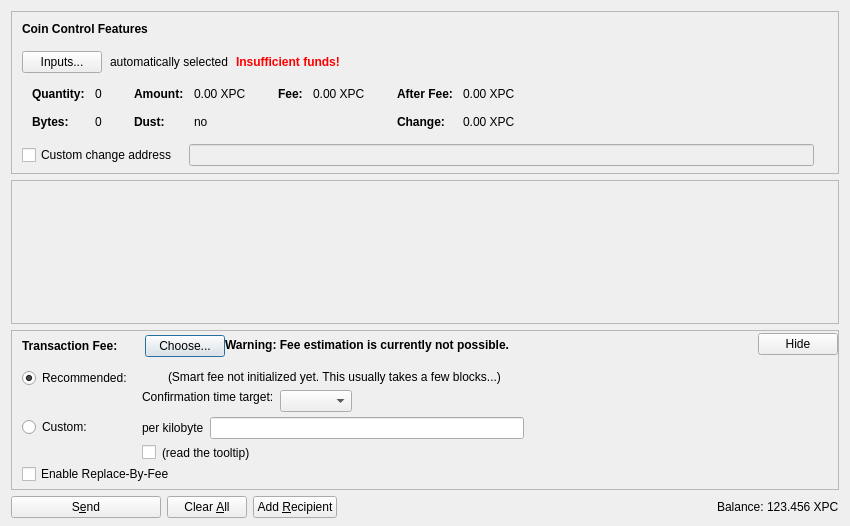
<?xml version="1.0" encoding="UTF-8"?>
<ui version="4.0">
 <class>SendCoinsDialog</class>
 <widget class="QDialog" name="SendCoinsDialog">
  <property name="geometry">
   <rect>
    <x>0</x>
    <y>0</y>
    <width>850</width>
    <height>526</height>
   </rect>
  </property>
  <property name="windowTitle">
   <string>Send Coins</string>
  </property>
  <layout class="QVBoxLayout" name="verticalLayout" stretch="0,1,0,0">
   <property name="bottomMargin">
    <number>8</number>
   </property>
   <item>
    <widget class="QFrame" name="frameCoinControl">
     <property name="sizePolicy">
      <sizepolicy hsizetype="Expanding" vsizetype="Expanding">
       <horstretch>0</horstretch>
       <verstretch>0</verstretch>
      </sizepolicy>
     </property>
     <property name="maximumSize">
      <size>
       <width>16777215</width>
       <height>16777215</height>
      </size>
     </property>
     <property name="frameShape">
      <enum>QFrame::StyledPanel</enum>
     </property>
     <property name="frameShadow">
      <enum>QFrame::Sunken</enum>
     </property>
     <layout class="QVBoxLayout" name="verticalLayoutCoinControl2">
      <property name="spacing">
       <number>0</number>
      </property>
      <property name="leftMargin">
       <number>0</number>
      </property>
      <property name="topMargin">
       <number>0</number>
      </property>
      <property name="rightMargin">
       <number>0</number>
      </property>
      <property name="bottomMargin">
       <number>6</number>
      </property>
      <item>
       <layout class="QVBoxLayout" name="verticalLayoutCoinControl" stretch="0,0,0,0,1">
        <property name="spacing">
         <number>0</number>
        </property>
        <property name="leftMargin">
         <number>10</number>
        </property>
        <property name="topMargin">
         <number>10</number>
        </property>
        <item>
         <layout class="QHBoxLayout" name="horizontalLayoutCoinControl1">
          <property name="bottomMargin">
           <number>15</number>
          </property>
          <item>
           <widget class="QLabel" name="labelCoinControlFeatures">
            <property name="sizePolicy">
             <sizepolicy hsizetype="Preferred" vsizetype="Maximum">
              <horstretch>0</horstretch>
              <verstretch>0</verstretch>
             </sizepolicy>
            </property>
            <property name="font">
             <font>
              <weight>75</weight>
              <bold>true</bold>
             </font>
            </property>
            <property name="styleSheet">
             <string notr="true">font-weight:bold;</string>
            </property>
            <property name="text">
             <string>Coin Control Features</string>
            </property>
           </widget>
          </item>
         </layout>
        </item>
        <item>
         <layout class="QHBoxLayout" name="horizontalLayoutCoinControl2" stretch="0,0,0,0">
          <property name="spacing">
           <number>8</number>
          </property>
          <property name="bottomMargin">
           <number>10</number>
          </property>
          <item>
           <widget class="QPushButton" name="pushButtonCoinControl">
            <property name="styleSheet">
             <string notr="true"/>
            </property>
            <property name="text">
             <string>Inputs...</string>
            </property>
            <property name="autoDefault">
             <bool>false</bool>
            </property>
           </widget>
          </item>
          <item>
           <widget class="QLabel" name="labelCoinControlAutomaticallySelected">
            <property name="text">
             <string>automatically selected</string>
            </property>
            <property name="margin">
             <number>5</number>
            </property>
           </widget>
          </item>
          <item>
           <widget class="QLabel" name="labelCoinControlInsuffFunds">
            <property name="font">
             <font>
              <weight>75</weight>
              <bold>true</bold>
             </font>
            </property>
            <property name="styleSheet">
             <string notr="true">color:red;font-weight:bold;</string>
            </property>
            <property name="text">
             <string>Insufficient funds!</string>
            </property>
            <property name="margin">
             <number>5</number>
            </property>
           </widget>
          </item>
          <item>
           <spacer name="horizontalSpacerCoinControl">
            <property name="orientation">
             <enum>Qt::Horizontal</enum>
            </property>
            <property name="sizeHint" stdset="0">
             <size>
              <width>40</width>
              <height>1</height>
             </size>
            </property>
           </spacer>
          </item>
         </layout>
        </item>
        <item>
         <widget class="QWidget" name="widgetCoinControl" native="true">
          <property name="sizePolicy">
           <sizepolicy hsizetype="Preferred" vsizetype="Preferred">
            <horstretch>0</horstretch>
            <verstretch>0</verstretch>
           </sizepolicy>
          </property>
          <property name="minimumSize">
           <size>
            <width>0</width>
            <height>0</height>
           </size>
          </property>
          <property name="styleSheet">
           <string notr="true"/>
          </property>
          <layout class="QHBoxLayout" name="horizontalLayoutCoinControl5">
           <property name="leftMargin">
            <number>0</number>
           </property>
           <property name="topMargin">
            <number>0</number>
           </property>
           <property name="rightMargin">
            <number>0</number>
           </property>
           <property name="bottomMargin">
            <number>0</number>
           </property>
           <item>
            <layout class="QHBoxLayout" name="horizontalLayoutCoinControl3" stretch="0,0,0,1">
             <property name="spacing">
              <number>20</number>
             </property>
             <property name="topMargin">
              <number>0</number>
             </property>
             <property name="bottomMargin">
              <number>10</number>
             </property>
             <item>
              <layout class="QFormLayout" name="formLayoutCoinControl1">
               <property name="horizontalSpacing">
                <number>10</number>
               </property>
               <property name="verticalSpacing">
                <number>14</number>
               </property>
               <property name="leftMargin">
                <number>10</number>
               </property>
               <property name="topMargin">
                <number>4</number>
               </property>
               <property name="rightMargin">
                <number>6</number>
               </property>
               <item row="0" column="0">
                <widget class="QLabel" name="labelCoinControlQuantityText">
                 <property name="font">
                  <font>
                   <weight>75</weight>
                   <bold>true</bold>
                  </font>
                 </property>
                 <property name="text">
                  <string>Quantity:</string>
                 </property>
                 <property name="margin">
                  <number>0</number>
                 </property>
                </widget>
               </item>
               <item row="0" column="1">
                <widget class="QLabel" name="labelCoinControlQuantity">
                 <property name="cursor">
                  <cursorShape>IBeamCursor</cursorShape>
                 </property>
                 <property name="contextMenuPolicy">
                  <enum>Qt::ActionsContextMenu</enum>
                 </property>
                 <property name="text">
                  <string notr="true">0</string>
                 </property>
                 <property name="margin">
                  <number>0</number>
                 </property>
                 <property name="textInteractionFlags">
                  <set>Qt::LinksAccessibleByMouse|Qt::TextSelectableByKeyboard|Qt::TextSelectableByMouse</set>
                 </property>
                </widget>
               </item>
               <item row="1" column="0">
                <widget class="QLabel" name="labelCoinControlBytesText">
                 <property name="font">
                  <font>
                   <weight>75</weight>
                   <bold>true</bold>
                  </font>
                 </property>
                 <property name="text">
                  <string>Bytes:</string>
                 </property>
                </widget>
               </item>
               <item row="1" column="1">
                <widget class="QLabel" name="labelCoinControlBytes">
                 <property name="cursor">
                  <cursorShape>IBeamCursor</cursorShape>
                 </property>
                 <property name="contextMenuPolicy">
                  <enum>Qt::ActionsContextMenu</enum>
                 </property>
                 <property name="text">
                  <string notr="true">0</string>
                 </property>
                 <property name="textInteractionFlags">
                  <set>Qt::LinksAccessibleByMouse|Qt::TextSelectableByKeyboard|Qt::TextSelectableByMouse</set>
                 </property>
                </widget>
               </item>
              </layout>
             </item>
             <item>
              <layout class="QFormLayout" name="formLayoutCoinControl2">
               <property name="horizontalSpacing">
                <number>10</number>
               </property>
               <property name="verticalSpacing">
                <number>14</number>
               </property>
               <property name="leftMargin">
                <number>6</number>
               </property>
               <property name="topMargin">
                <number>4</number>
               </property>
               <property name="rightMargin">
                <number>6</number>
               </property>
               <item row="0" column="0">
                <widget class="QLabel" name="labelCoinControlAmountText">
                 <property name="font">
                  <font>
                   <weight>75</weight>
                   <bold>true</bold>
                  </font>
                 </property>
                 <property name="text">
                  <string>Amount:</string>
                 </property>
                 <property name="margin">
                  <number>0</number>
                 </property>
                </widget>
               </item>
               <item row="0" column="1">
                <widget class="QLabel" name="labelCoinControlAmount">
                 <property name="cursor">
                  <cursorShape>IBeamCursor</cursorShape>
                 </property>
                 <property name="contextMenuPolicy">
                  <enum>Qt::ActionsContextMenu</enum>
                 </property>
                 <property name="text">
                  <string notr="true">0.00 XPC</string>
                 </property>
                 <property name="textInteractionFlags">
                  <set>Qt::LinksAccessibleByMouse|Qt::TextSelectableByKeyboard|Qt::TextSelectableByMouse</set>
                 </property>
                </widget>
               </item>
               <item row="1" column="0">
                <widget class="QLabel" name="labelCoinControlLowOutputText">
                 <property name="font">
                  <font>
                   <weight>75</weight>
                   <bold>true</bold>
                  </font>
                 </property>
                 <property name="text">
                  <string>Dust:</string>
                 </property>
                </widget>
               </item>
               <item row="1" column="1">
                <widget class="QLabel" name="labelCoinControlLowOutput">
                 <property name="cursor">
                  <cursorShape>IBeamCursor</cursorShape>
                 </property>
                 <property name="contextMenuPolicy">
                  <enum>Qt::ActionsContextMenu</enum>
                 </property>
                 <property name="text">
                  <string notr="true">no</string>
                 </property>
                 <property name="textInteractionFlags">
                  <set>Qt::LinksAccessibleByMouse|Qt::TextSelectableByKeyboard|Qt::TextSelectableByMouse</set>
                 </property>
                </widget>
               </item>
              </layout>
             </item>
             <item>
              <layout class="QFormLayout" name="formLayoutCoinControl3">
               <property name="horizontalSpacing">
                <number>10</number>
               </property>
               <property name="verticalSpacing">
                <number>14</number>
               </property>
               <property name="leftMargin">
                <number>6</number>
               </property>
               <property name="topMargin">
                <number>4</number>
               </property>
               <property name="rightMargin">
                <number>6</number>
               </property>
               <item row="0" column="0">
                <widget class="QLabel" name="labelCoinControlFeeText">
                 <property name="font">
                  <font>
                   <weight>75</weight>
                   <bold>true</bold>
                  </font>
                 </property>
                 <property name="text">
                  <string>Fee:</string>
                 </property>
                 <property name="margin">
                  <number>0</number>
                 </property>
                </widget>
               </item>
               <item row="0" column="1">
                <widget class="QLabel" name="labelCoinControlFee">
                 <property name="cursor">
                  <cursorShape>IBeamCursor</cursorShape>
                 </property>
                 <property name="contextMenuPolicy">
                  <enum>Qt::ActionsContextMenu</enum>
                 </property>
                 <property name="text">
                  <string notr="true">0.00 XPC</string>
                 </property>
                 <property name="textInteractionFlags">
                  <set>Qt::LinksAccessibleByMouse|Qt::TextSelectableByKeyboard|Qt::TextSelectableByMouse</set>
                 </property>
                </widget>
               </item>
              </layout>
             </item>
             <item>
              <layout class="QFormLayout" name="formLayoutCoinControl4">
               <property name="horizontalSpacing">
                <number>10</number>
               </property>
               <property name="verticalSpacing">
                <number>14</number>
               </property>
               <property name="leftMargin">
                <number>6</number>
               </property>
               <property name="topMargin">
                <number>4</number>
               </property>
               <property name="rightMargin">
                <number>6</number>
               </property>
               <item row="0" column="0">
                <widget class="QLabel" name="labelCoinControlAfterFeeText">
                 <property name="font">
                  <font>
                   <weight>75</weight>
                   <bold>true</bold>
                  </font>
                 </property>
                 <property name="text">
                  <string>After Fee:</string>
                 </property>
                 <property name="margin">
                  <number>0</number>
                 </property>
                </widget>
               </item>
               <item row="0" column="1">
                <widget class="QLabel" name="labelCoinControlAfterFee">
                 <property name="cursor">
                  <cursorShape>IBeamCursor</cursorShape>
                 </property>
                 <property name="contextMenuPolicy">
                  <enum>Qt::ActionsContextMenu</enum>
                 </property>
                 <property name="text">
                  <string notr="true">0.00 XPC</string>
                 </property>
                 <property name="textInteractionFlags">
                  <set>Qt::LinksAccessibleByMouse|Qt::TextSelectableByKeyboard|Qt::TextSelectableByMouse</set>
                 </property>
                </widget>
               </item>
               <item row="1" column="0">
                <widget class="QLabel" name="labelCoinControlChangeText">
                 <property name="font">
                  <font>
                   <weight>75</weight>
                   <bold>true</bold>
                  </font>
                 </property>
                 <property name="text">
                  <string>Change:</string>
                 </property>
                </widget>
               </item>
               <item row="1" column="1">
                <widget class="QLabel" name="labelCoinControlChange">
                 <property name="cursor">
                  <cursorShape>IBeamCursor</cursorShape>
                 </property>
                 <property name="contextMenuPolicy">
                  <enum>Qt::ActionsContextMenu</enum>
                 </property>
                 <property name="text">
                  <string notr="true">0.00 XPC</string>
                 </property>
                 <property name="textInteractionFlags">
                  <set>Qt::LinksAccessibleByMouse|Qt::TextSelectableByKeyboard|Qt::TextSelectableByMouse</set>
                 </property>
                </widget>
               </item>
              </layout>
             </item>
            </layout>
           </item>
          </layout>
         </widget>
        </item>
        <item>
         <layout class="QHBoxLayout" name="horizontalLayoutCoinControl4" stretch="0,0,0">
          <property name="spacing">
           <number>12</number>
          </property>
          <property name="sizeConstraint">
           <enum>QLayout::SetDefaultConstraint</enum>
          </property>
          <property name="topMargin">
           <number>5</number>
          </property>
          <property name="rightMargin">
           <number>5</number>
          </property>
          <item>
           <widget class="QCheckBox" name="checkBoxCoinControlChange">
            <property name="toolTip">
             <string>If this is activated, but the change address is empty or invalid, change will be sent to a newly generated address.</string>
            </property>
            <property name="text">
             <string>Custom change address</string>
            </property>
           </widget>
          </item>
          <item>
           <widget class="QValidatedLineEdit" name="lineEditCoinControlChange">
            <property name="enabled">
             <bool>false</bool>
            </property>
            <property name="sizePolicy">
             <sizepolicy hsizetype="Expanding" vsizetype="Fixed">
              <horstretch>0</horstretch>
              <verstretch>0</verstretch>
             </sizepolicy>
            </property>
           </widget>
          </item>
          <item>
           <widget class="QLabel" name="labelCoinControlChangeLabel">
            <property name="sizePolicy">
             <sizepolicy hsizetype="Preferred" vsizetype="Expanding">
              <horstretch>0</horstretch>
              <verstretch>0</verstretch>
             </sizepolicy>
            </property>
            <property name="minimumSize">
             <size>
              <width>0</width>
              <height>0</height>
             </size>
            </property>
            <property name="text">
             <string/>
            </property>
            <property name="margin">
             <number>3</number>
            </property>
           </widget>
          </item>
         </layout>
        </item>
        <item>
         <spacer name="verticalSpacerCoinControl">
          <property name="orientation">
           <enum>Qt::Vertical</enum>
          </property>
          <property name="sizeHint" stdset="0">
           <size>
            <width>800</width>
            <height>1</height>
           </size>
          </property>
         </spacer>
        </item>
       </layout>
      </item>
     </layout>
    </widget>
   </item>
   <item>
    <widget class="QScrollArea" name="scrollArea">
     <property name="widgetResizable">
      <bool>true</bool>
     </property>
     <widget class="QWidget" name="scrollAreaWidgetContents">
      <property name="geometry">
       <rect>
        <x>0</x>
        <y>0</y>
        <width>830</width>
        <height>104</height>
       </rect>
      </property>
      <layout class="QVBoxLayout" name="verticalLayout_2" stretch="0,1">
       <property name="leftMargin">
        <number>0</number>
       </property>
       <property name="topMargin">
        <number>0</number>
       </property>
       <property name="rightMargin">
        <number>0</number>
       </property>
       <property name="bottomMargin">
        <number>0</number>
       </property>
       <item>
        <layout class="QVBoxLayout" name="entries">
         <property name="spacing">
          <number>6</number>
         </property>
        </layout>
       </item>
       <item>
        <spacer name="verticalSpacer">
         <property name="orientation">
          <enum>Qt::Vertical</enum>
         </property>
         <property name="sizeHint" stdset="0">
          <size>
           <width>20</width>
           <height>40</height>
          </size>
         </property>
        </spacer>
       </item>
      </layout>
     </widget>
    </widget>
   </item>
   <item>
    <widget class="QFrame" name="frameFee">
     <property name="sizePolicy">
      <sizepolicy hsizetype="Expanding" vsizetype="Expanding">
       <horstretch>0</horstretch>
       <verstretch>0</verstretch>
      </sizepolicy>
     </property>
     <property name="maximumSize">
      <size>
       <width>16777215</width>
       <height>16777215</height>
      </size>
     </property>
     <property name="frameShape">
      <enum>QFrame::StyledPanel</enum>
     </property>
     <property name="frameShadow">
      <enum>QFrame::Sunken</enum>
     </property>
     <layout class="QVBoxLayout" name="verticalLayoutFee1">
      <property name="spacing">
       <number>0</number>
      </property>
      <property name="leftMargin">
       <number>0</number>
      </property>
      <property name="topMargin">
       <number>0</number>
      </property>
      <property name="rightMargin">
       <number>0</number>
      </property>
      <property name="bottomMargin">
       <number>0</number>
      </property>
      <item>
       <layout class="QVBoxLayout" name="verticalLayoutFee2" stretch="0,0,0">
        <property name="spacing">
         <number>0</number>
        </property>
        <property name="leftMargin">
         <number>10</number>
        </property>
        <property name="topMargin">
         <number>0</number>
        </property>
        <item>
         <layout class="QHBoxLayout" name="horizontalLayoutFee1">
          <property name="bottomMargin">
           <number>0</number>
          </property>
          <item>
           <layout class="QVBoxLayout" name="verticalLayoutFee7">
            <property name="spacing">
             <number>0</number>
            </property>
            <item>
             <spacer name="verticalSpacerSmartFee">
              <property name="orientation">
               <enum>Qt::Vertical</enum>
              </property>
              <property name="sizeType">
               <enum>QSizePolicy::Fixed</enum>
              </property>
              <property name="sizeHint" stdset="0">
               <size>
                <width>1</width>
                <height>4</height>
               </size>
              </property>
             </spacer>
            </item>
            <item>
             <layout class="QHBoxLayout" name="horizontalLayoutSmartFee">
              <property name="spacing">
               <number>10</number>
              </property>
              <item>
               <widget class="QLabel" name="labelFeeHeadline">
                <property name="sizePolicy">
                 <sizepolicy hsizetype="Preferred" vsizetype="Maximum">
                  <horstretch>0</horstretch>
                  <verstretch>0</verstretch>
                 </sizepolicy>
                </property>
                <property name="font">
                 <font>
                  <weight>75</weight>
                  <bold>true</bold>
                 </font>
                </property>
                <property name="styleSheet">
                 <string notr="true">font-weight:bold;</string>
                </property>
                <property name="text">
                 <string>Transaction Fee:</string>
                </property>
               </widget>
              </item>
              <item>
               <widget class="QLabel" name="labelFeeMinimized">
                <property name="text">
                 <string/>
                </property>
               </widget>
              </item>
              <item>
               <widget class="QPushButton" name="buttonChooseFee">
                <property name="text">
                 <string>Choose...</string>
                </property>
               </widget>
              </item>
             </layout>
            </item>
            <item>
             <spacer name="verticalSpacer_5">
              <property name="orientation">
               <enum>Qt::Vertical</enum>
              </property>
              <property name="sizeHint" stdset="0">
               <size>
                <width>1</width>
                <height>1</height>
               </size>
              </property>
             </spacer>
            </item>
           </layout>
          </item>
          <item>
           <widget class="QLabel" name="fallbackFeeWarningLabel">
            <property name="toolTip">
             <string>Using the fallbackfee can result in sending a transaction that will take several hours or days (or never) to confirm. Consider choosing your fee manually or wait until you have validated the complete chain.</string>
            </property>
            <property name="font">
            <font>
                <weight>75</weight>
                <bold>true</bold>
            </font>
            </property>
            <property name="text">
             <string>Warning: Fee estimation is currently not possible.</string>
            </property>
            <property name="wordWrap">
             <bool>false</bool>
            </property>
           </widget>
          </item>
          <item>
           <spacer name="horizontalSpacer_4">
            <property name="orientation">
             <enum>Qt::Horizontal</enum>
            </property>
            <property name="sizeType">
             <enum>QSizePolicy::MinimumExpanding</enum>
            </property>
            <property name="sizeHint" stdset="0">
             <size>
              <width>40</width>
              <height>20</height>
             </size>
            </property>
           </spacer>
          </item>
          <item>
           <widget class="QPushButton" name="buttonMinimizeFee">
            <property name="toolTip">
             <string>collapse fee-settings</string>
            </property>
            <property name="text">
             <string>Hide</string>
            </property>
           </widget>
          </item>
         </layout>
        </item>
        <item>
         <widget class="QFrame" name="frameFeeSelection">
          <layout class="QVBoxLayout" name="verticalLayoutFee12">
           <property name="spacing">
            <number>0</number>
           </property>
           <property name="leftMargin">
            <number>0</number>
           </property>
           <property name="topMargin">
            <number>0</number>
           </property>
           <property name="rightMargin">
            <number>0</number>
           </property>
           <property name="bottomMargin">
            <number>0</number>
           </property>
           <item>
            <layout class="QGridLayout" name="gridLayoutFee">
             <property name="topMargin">
              <number>10</number>
             </property>
             <property name="bottomMargin">
              <number>4</number>
             </property>
             <property name="horizontalSpacing">
              <number>10</number>
             </property>
             <property name="verticalSpacing">
              <number>4</number>
             </property>
             <item row="1" column="1">
              <layout class="QVBoxLayout" name="verticalLayoutFee8">
               <property name="spacing">
                <number>6</number>
               </property>
               <item>
                <layout class="QHBoxLayout" name="horizontalLayoutFee13">
                 <item>
                  <widget class="QLabel" name="labelCustomPerKilobyte">
                   <property name="toolTip">
                    <string>Specify a custom fee per kB (1,000 bytes) of the transaction's virtual size.

Note:  Since the fee is calculated on a per-byte basis, a fee of "100 mochas per kB" for a transaction size of 500 bytes (half of 1 kB) would ultimately yield a fee of only 50 mochas.</string>
                   </property>
                   <property name="text">
                    <string>per kilobyte</string>
                   </property>
                  </widget>
                 </item>
                 <item>
                  <widget class="XPChainAmountField" name="customFee"/>
                 </item>
                 <item>
                  <spacer name="horizontalSpacer_6">
                   <property name="orientation">
                    <enum>Qt::Horizontal</enum>
                   </property>
                   <property name="sizeHint" stdset="0">
                    <size>
                     <width>1</width>
                     <height>1</height>
                    </size>
                   </property>
                  </spacer>
                 </item>
                </layout>
               </item>
               <item>
                <layout class="QHBoxLayout" name="horizontalLayoutFee8">
                 <item>
                  <widget class="QCheckBox" name="checkBoxMinimumFee">
                   <property name="toolTip">
                    <string>Paying only the minimum fee is just fine as long as there is less transaction volume than space in the blocks. But be aware that this can end up in a never confirming transaction once there is more demand for xpchain transactions than the network can process.</string>
                   </property>
                   <property name="text">
                    <string/>
                   </property>
                  </widget>
                 </item>
                 <item>
                  <widget class="QLabel" name="labelMinFeeWarning">
                   <property name="enabled">
                    <bool>true</bool>
                   </property>
                   <property name="toolTip">
                    <string>Paying only the minimum fee is just fine as long as there is less transaction volume than space in the blocks. But be aware that this can end up in a never confirming transaction once there is more demand for xpchain transactions than the network can process.</string>
                   </property>
                   <property name="text">
                    <string>(read the tooltip)</string>
                   </property>
                   <property name="margin">
                    <number>5</number>
                   </property>
                  </widget>
                 </item>
                 <item>
                  <spacer name="horizontalSpacer_2">
                   <property name="orientation">
                    <enum>Qt::Horizontal</enum>
                   </property>
                   <property name="sizeHint" stdset="0">
                    <size>
                     <width>1</width>
                     <height>1</height>
                    </size>
                   </property>
                  </spacer>
                 </item>
                </layout>
               </item>
              </layout>
             </item>
             <item row="0" column="0">
              <layout class="QVBoxLayout" name="verticalLayoutFee4" stretch="0,1">
               <item>
                <widget class="QRadioButton" name="radioSmartFee">
                 <property name="text">
                  <string>Recommended:</string>
                 </property>
                 <property name="checked">
                  <bool>true</bool>
                 </property>
                 <attribute name="buttonGroup">
                  <string notr="true">groupFee</string>
                 </attribute>
                </widget>
               </item>
               <item>
                <spacer name="verticalSpacer_2">
                 <property name="orientation">
                  <enum>Qt::Vertical</enum>
                 </property>
                 <property name="sizeHint" stdset="0">
                  <size>
                   <width>1</width>
                   <height>1</height>
                  </size>
                 </property>
                </spacer>
               </item>
              </layout>
             </item>
             <item row="1" column="0">
              <layout class="QVBoxLayout" name="verticalLayoutFee9" stretch="0,1">
               <item>
                <widget class="QRadioButton" name="radioCustomFee">
                 <property name="text">
                  <string>Custom:</string>
                 </property>
                 <attribute name="buttonGroup">
                  <string notr="true">groupFee</string>
                 </attribute>
                </widget>
               </item>
               <item>
                <spacer name="verticalSpacer_6">
                 <property name="orientation">
                  <enum>Qt::Vertical</enum>
                 </property>
                 <property name="sizeHint" stdset="0">
                  <size>
                   <width>1</width>
                   <height>1</height>
                  </size>
                 </property>
                </spacer>
               </item>
              </layout>
             </item>
             <item row="0" column="1">
              <layout class="QVBoxLayout" name="verticalLayoutFee3" stretch="0,0,1">
               <property name="spacing">
                <number>6</number>
               </property>
               <property name="topMargin">
                <number>2</number>
               </property>
               <item>
                <layout class="QHBoxLayout" name="horizontalLayoutFee12">
                 <item>
                  <widget class="QLabel" name="labelSmartFee">
                   <property name="text">
                    <string/>
                   </property>
                   <property name="margin">
                    <number>2</number>
                   </property>
                  </widget>
                 </item>
                 <item>
                  <widget class="QLabel" name="labelFeeEstimation">
                   <property name="text">
                    <string/>
                   </property>
                  </widget>
                 </item>
                 <item>
                  <widget class="QLabel" name="labelSmartFee2">
                   <property name="text">
                    <string>(Smart fee not initialized yet. This usually takes a few blocks...)</string>
                   </property>
                   <property name="margin">
                    <number>2</number>
                   </property>
                  </widget>
                 </item>
                 <item>
                  <spacer name="horizontalSpacer_5">
                   <property name="orientation">
                    <enum>Qt::Horizontal</enum>
                   </property>
                   <property name="sizeHint" stdset="0">
                    <size>
                     <width>1</width>
                     <height>1</height>
                    </size>
                   </property>
                  </spacer>
                 </item>
                </layout>
               </item>
               <item>
                <layout class="QHBoxLayout" name="horizontalLayoutFee9">
                 <item>
                  <layout class="QVBoxLayout" name="verticalLayoutFee6">
                   <item>
                    <widget class="QLabel" name="labelSmartFee3">
                     <property name="text">
                      <string>Confirmation time target:</string>
                     </property>
                     <property name="margin">
                      <number>2</number>
                     </property>
                    </widget>
                   </item>
                   <item>
                    <spacer name="verticalSpacer_3">
                     <property name="orientation">
                      <enum>Qt::Vertical</enum>
                     </property>
                     <property name="sizeHint" stdset="0">
                      <size>
                       <width>1</width>
                       <height>1</height>
                      </size>
                     </property>
                    </spacer>
                   </item>
                  </layout>
                 </item>
                 <item>
                  <layout class="QVBoxLayout" name="verticalLayoutFee5">
                   <property name="rightMargin">
                    <number>30</number>
                   </property>
                   <item>
                    <layout class="QHBoxLayout" name="horizontalLayoutConfTarget">
                     <property name="bottomMargin">
                      <number>0</number>
                     </property>
                     <item>
                      <widget class="QComboBox" name="confTargetSelector"/>
                     </item>
                     <item>
                      <spacer name="horizontalSpacerConfTarget">
                       <property name="orientation">
                        <enum>Qt::Horizontal</enum>
                       </property>
                       <property name="sizeHint" stdset="0">
                        <size>
                         <width>40</width>
                         <height>20</height>
                        </size>
                       </property>
                      </spacer>
                     </item>
                    </layout>
                   </item>
                  </layout>
                 </item>
                </layout>
               </item>
               <item>
                <spacer name="verticalSpacer_4">
                 <property name="orientation">
                  <enum>Qt::Vertical</enum>
                 </property>
                 <property name="sizeHint" stdset="0">
                  <size>
                   <width>1</width>
                   <height>1</height>
                  </size>
                 </property>
                </spacer>
               </item>
              </layout>
             </item>
            </layout>
           </item>
           <item>
            <widget class="QCheckBox" name="optInRBF">
             <property name="text">
              <string>Enable Replace-By-Fee</string>
             </property>
             <property name="toolTip">
              <string>With Replace-By-Fee (BIP-125) you can increase a transaction's fee after it is sent. Without this, a higher fee may be recommended to compensate for increased transaction delay risk.</string>
             </property>
            </widget>
           </item>
          </layout>
         </widget>
        </item>
        <item>
         <spacer name="verticalSpacerFee">
          <property name="orientation">
           <enum>Qt::Vertical</enum>
          </property>
          <property name="sizeHint" stdset="0">
           <size>
            <width>40</width>
            <height>5</height>
           </size>
          </property>
         </spacer>
        </item>
       </layout>
      </item>
     </layout>
    </widget>
   </item>
   <item>
    <layout class="QHBoxLayout" name="horizontalLayout">
     <item>
      <widget class="QPushButton" name="sendButton">
       <property name="minimumSize">
        <size>
         <width>150</width>
         <height>0</height>
        </size>
       </property>
       <property name="toolTip">
        <string>Confirm the send action</string>
       </property>
       <property name="text">
        <string>S&amp;end</string>
       </property>
       <property name="icon">
        <iconset resource="../bitcoin.qrc">
         <normaloff>:/icons/send</normaloff>:/icons/send</iconset>
       </property>
       <property name="autoDefault">
        <bool>false</bool>
       </property>
       <property name="default">
        <bool>false</bool>
       </property>
      </widget>
     </item>
     <item>
      <widget class="QPushButton" name="clearButton">
       <property name="sizePolicy">
        <sizepolicy hsizetype="Minimum" vsizetype="Fixed">
         <horstretch>0</horstretch>
         <verstretch>0</verstretch>
        </sizepolicy>
       </property>
       <property name="toolTip">
        <string>Clear all fields of the form.</string>
       </property>
       <property name="text">
        <string>Clear &amp;All</string>
       </property>
       <property name="icon">
        <iconset resource="../bitcoin.qrc">
         <normaloff>:/icons/remove</normaloff>:/icons/remove</iconset>
       </property>
       <property name="autoDefault">
        <bool>false</bool>
       </property>
      </widget>
     </item>
     <item>
      <widget class="QPushButton" name="addButton">
       <property name="toolTip">
        <string>Send to multiple recipients at once</string>
       </property>
       <property name="text">
        <string>Add &amp;Recipient</string>
       </property>
       <property name="icon">
        <iconset resource="../bitcoin.qrc">
         <normaloff>:/icons/add</normaloff>:/icons/add</iconset>
       </property>
       <property name="autoDefault">
        <bool>false</bool>
       </property>
      </widget>
     </item>
     <item>
      <spacer name="horizontalSpacer">
       <property name="orientation">
        <enum>Qt::Horizontal</enum>
       </property>
       <property name="sizeHint" stdset="0">
        <size>
         <width>40</width>
         <height>20</height>
        </size>
       </property>
      </spacer>
     </item>
     <item>
      <layout class="QHBoxLayout" name="horizontalLayout_2">
       <property name="spacing">
        <number>3</number>
       </property>
       <item>
        <widget class="QLabel" name="label">
         <property name="sizePolicy">
          <sizepolicy hsizetype="Preferred" vsizetype="Fixed">
           <horstretch>0</horstretch>
           <verstretch>0</verstretch>
          </sizepolicy>
         </property>
         <property name="text">
          <string>Balance:</string>
         </property>
        </widget>
       </item>
       <item>
        <widget class="QLabel" name="labelBalance">
         <property name="sizePolicy">
          <sizepolicy hsizetype="Preferred" vsizetype="Fixed">
           <horstretch>0</horstretch>
           <verstretch>0</verstretch>
          </sizepolicy>
         </property>
         <property name="cursor">
          <cursorShape>IBeamCursor</cursorShape>
         </property>
         <property name="text">
          <string notr="true">123.456 XPC</string>
         </property>
         <property name="textInteractionFlags">
          <set>Qt::LinksAccessibleByMouse|Qt::TextSelectableByKeyboard|Qt::TextSelectableByMouse</set>
         </property>
        </widget>
       </item>
      </layout>
     </item>
    </layout>
   </item>
  </layout>
 </widget>
 <customwidgets>
  <customwidget>
   <class>QValidatedLineEdit</class>
   <extends>QLineEdit</extends>
   <header>qt/qvalidatedlineedit.h</header>
  </customwidget>
  <customwidget>
   <class>XPChainAmountField</class>
   <extends>QLineEdit</extends>
   <header>qt/xpchainamountfield.h</header>
   <container>1</container>
  </customwidget>
 </customwidgets>
 <resources>
  <include location="../bitcoin.qrc"/>
 </resources>
 <connections/>
 <buttongroups>
  <buttongroup name="groupFee"/>
 </buttongroups>
</ui>
